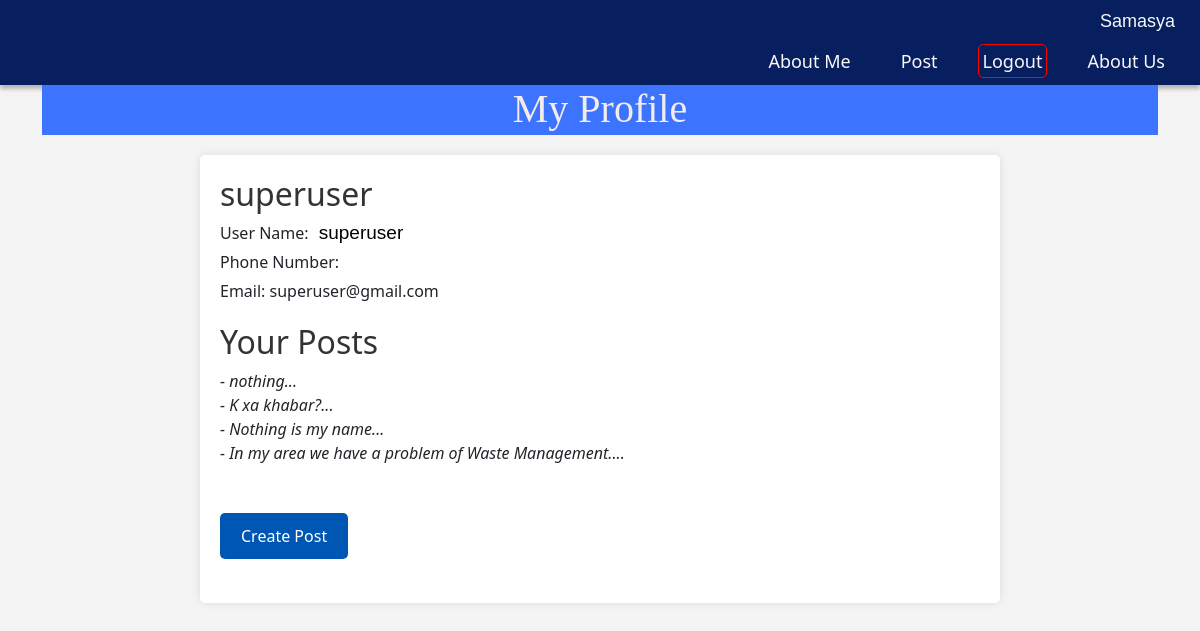
/profile/ (signed in), run on an earlier commit of the app's database.
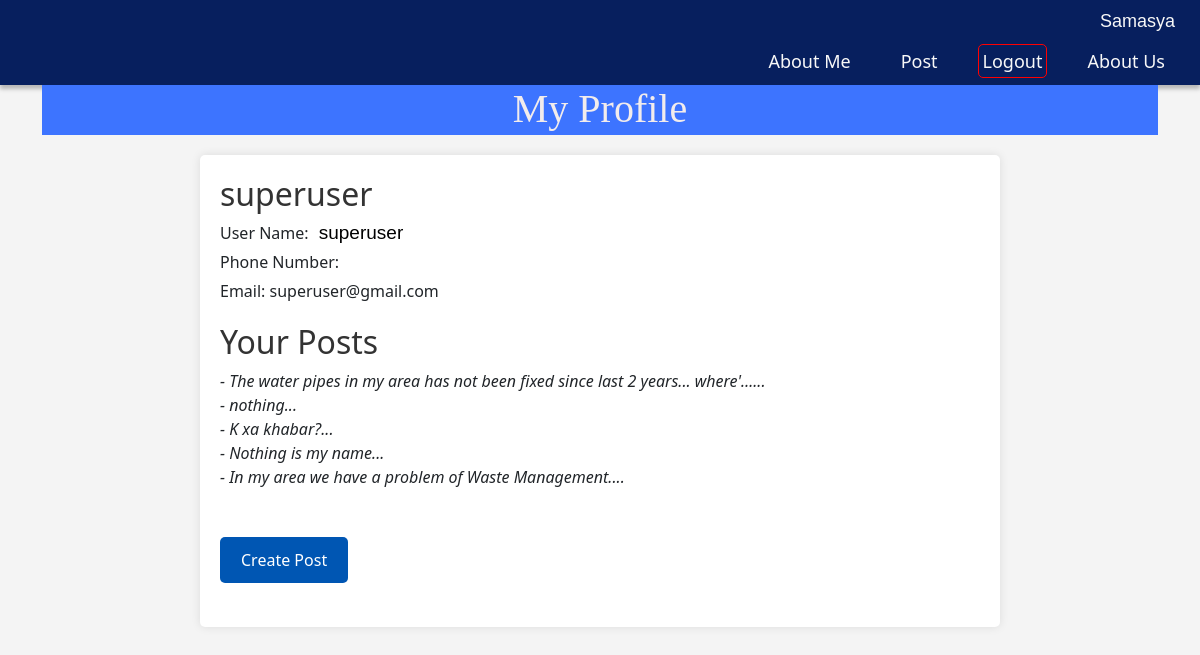
And on a later commit of the database.
### samasya/models.py (models this page shows, shortened)
class Post(models.Model):
    LEVEL_CHOICES = [
        ('national', 'National'),
        ('municipality', 'Municipality'),
        ('ward', 'Ward'),
    ]
    CATEGORY_CHOICES = [
        ('education', 'Education'),
        ('health', 'Health'),
        ('environment', 'Environment'),
        ('others', 'Others'),
    ]
    user = models.ForeignKey(User, on_delete = models.CASCADE, related_name = 'posts')
    text = models.TextField()
    level = models.CharField(max_length = 250, choices= LEVEL_CHOICES)
    category = models.CharField(max_length = 300, choices = CATEGORY_CHOICES)
    upvotes = models.IntegerField(default=0)
    created_at = models.DateTimeField(auto_now_add = True)

### samasya/views.py (the view)
# urls.py: path('profile/', views.profile_view, name ='profile'),
def profile_view(request):
    if request.user.is_authenticated:
        user_posts = Post.objects.filter(user=request.user).order_by('-created_at')
        return render(request, 'profile.html', {'posts':user_posts})
    return render(request, 'profile.html')

### templates/profile.html (shortened to what this page needs)
{% extends "base.html" %}
    {% block content %}
    <header>
      <h1>My Profile</h1>
    </header>
    <main>
      <div class="user-info">
        {% if request.user.is_authenticated %}
        <h2>{{user.username}}</h2>
        <p>User Name: <span class="username">{{user.username}}</span></p>
        <p>Phone Number: </p>
          <p>Email: <span class="email">{{user.email}}</span> </p>
        </div>
        <h2>Your Posts</h2>
        {% if posts %}
          {% for post in posts %}
            <div class="ypost" style="font-style: italic; padding-bottom: 0px; margin-bottom: 0px;">
              - {{post.text|truncatechars:75}}...
        </div>
        {% endfor %}
        <br><br>
        <div><a href="{% url 'post' %}" class="btn">Create Post</a></div><br>
        {% else %}
        <p class="post" style="font-weight: bold;">You don't have any post yet!!!
      </p>
        {% endif %}
        {% endif %}
      </main>
      {% endblock content %}

What changed in the data, as far as the page shows it:
added Post: text "The water pipes in my area has not been fixed since last 2 years... where'…"
